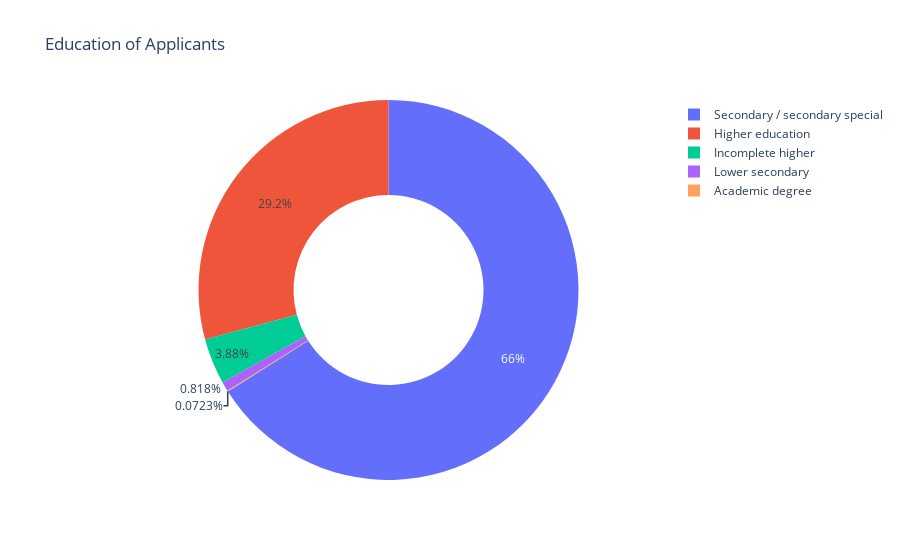

Notebook source saved alongside this figure:
### Markdown cell above
#### Visualizing Education of Sample Applicants

### Code cell
#Education of the applicants
temp = two_columns_df["NAME_EDUCATION_TYPE"].value_counts()

df = pd.DataFrame({'labels': temp.index,
                   'values': temp.values})

fig = px.pie(df, names='labels', values='values', title='Education of Applicants', hole=0.5)
fig.show()

### Figure 1 — Plotly figure (JSON) as saved in the notebook; plotly's stock layout.template omitted (floating-point values rounded to 4 significant figures)
{"data": [{"domain": {"x": [0, 1], "y": [0, 1]}, "hole": 0.5, "hovertemplate": "labels=%{label}<br>value=%{value}<extra></extra>", "labels": ["Secondary / secondary special", "Higher education", "Incomplete higher", "Lower secondary", "Academic degree"], "legendgroup": "", "name": "", "showlegend": true, "values": [58435, 25848, 3436, 724, 64], "type": "pie"}], "layout": {"legend": {"tracegroupgap": 0}, "title": {"text": "Education of Applicants"}}}
